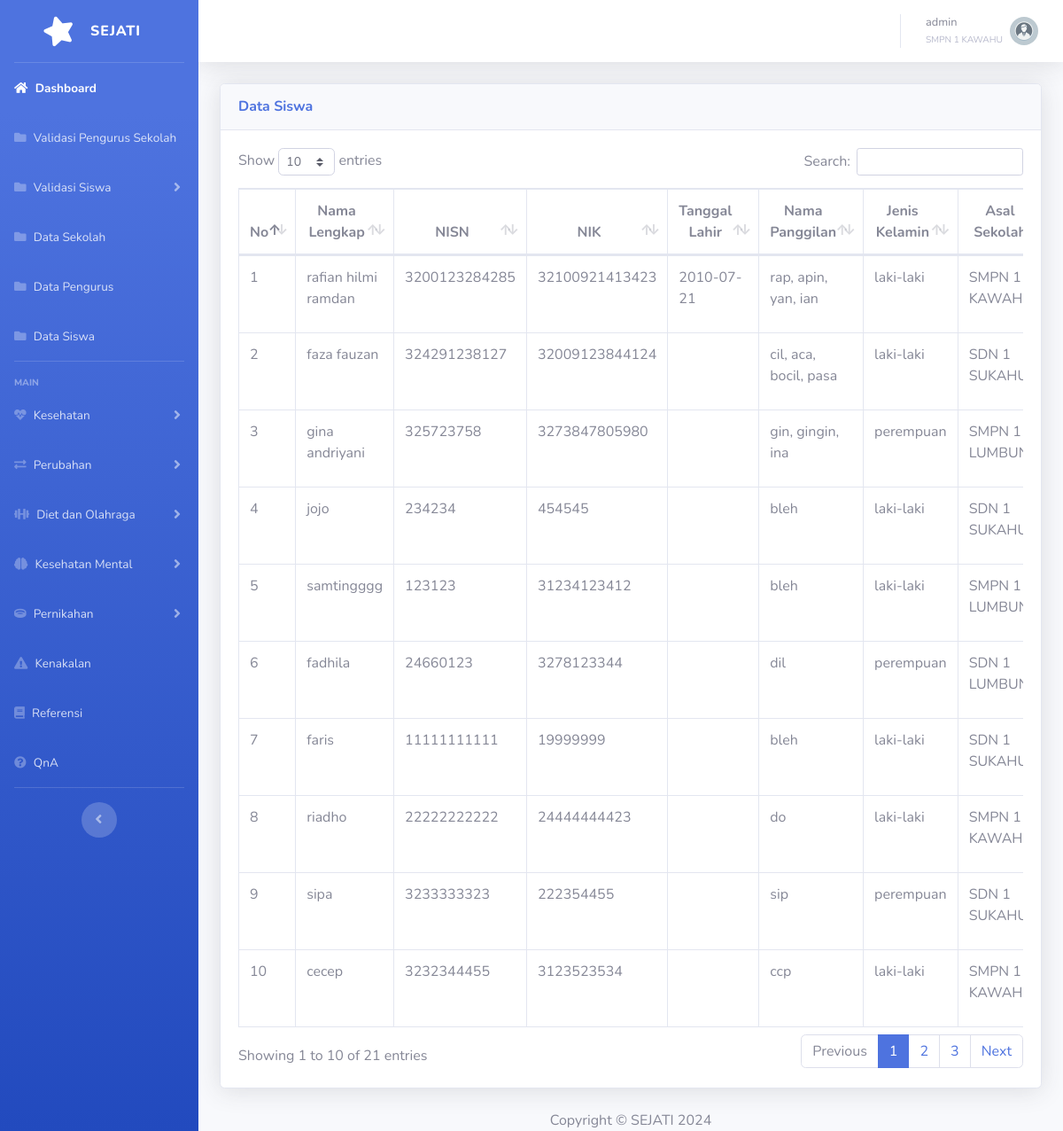
Screenshot of /datasiswa.php (signed in) with the database file from the repository.
### tables this page shows
CREATE TABLE `tbsekolah` (
  `idsekolah` int(11) NOT NULL,
  `namasekolah` varchar(100) NOT NULL,
  `alamatsekolah` varchar(255) NOT NULL,
  `notelpsekolah` varchar(15) DEFAULT NULL,
  `kepalasekolah` varchar(50) NOT NULL,
  `namapjsekolah` varchar(50) NOT NULL,
  `notelpj` varchar(15) DEFAULT NULL
);

CREATE TABLE `tbsiswa` (
  `idsiswa` int(11) NOT NULL,
  `namalengkapsiswa` varchar(255) NOT NULL,
  `nisn` varchar(20) NOT NULL,
  `nik` varchar(20) DEFAULT NULL,
  `tanggallahir` date DEFAULT NULL,
  `namapanggilan` varchar(100) DEFAULT NULL,
  `jeniskelamin` enum('laki-laki','perempuan') NOT NULL,
  `asalsekolah` int(11) DEFAULT NULL,
  `notelp` varchar(15) DEFAULT NULL,
  `alamat` text DEFAULT NULL
);

### datasiswa.php (the view, shortened to what this page needs)
<?php
include('header.php');
$username = $_SESSION['username'];
if ($_SESSION['role'] == 'admin') {
    $sql = "SELECT s.idsiswa, s.namalengkapsiswa, s.nisn, s.nik, s.tanggallahir, s.namapanggilan, s.jeniskelamin, sc.namasekolah AS asalsekolah, s.notelp, s.alamat
            FROM tbsiswa s
            LEFT JOIN tbsekolah sc ON s.asalsekolah = sc.idsekolah";
}
$result = $conn->query($sql);
?>
<?php include('sidebar.php'); ?>
<?php include('topbar.php'); ?>
<div class="container-fluid">
    <div class="card shadow mb-4">
        <div class="card-header py-3">
            <h6 class="m-0 font-weight-bold text-primary">Data Siswa</h6>
        </div>
        <div class="card-body">
            <div class="table-responsive">
                <table class="table table-bordered" id="dataTable" width="100%" cellspacing="0">
                    <thead>
                        <tr class="text-center">
                            <th>No</th>
                            <th>Nama Lengkap</th>
                            <th>NISN</th>
                            <th>NIK</th>
                            <th>Tanggal Lahir</th>
                            <th>Nama Panggilan</th>
                            <th>Jenis Kelamin</th>
                            <th>Asal Sekolah</th>
                        </tr>
                    </thead>
                    <tbody>
                        <?php
                        if ($result->num_rows > 0) {
                            $nomor = 1;
                            while($row = $result->fetch_assoc()) {
                                echo "<tr style='cursor:pointer;' onclick=\"window.location.href='profilsiswa.php?id=" . $row["idsiswa"] . "'\">";
                                echo "<td>" . $nomor . "</td>";
                                echo "<td>" . $row["namalengkapsiswa"] . "</td>";
                                echo "<td>" . $row["nisn"] . "</td>";
                                echo "<td>" . $row["nik"] . "</td>";
                                echo "<td>" . $row["tanggallahir"] . "</td>";
                                echo "<td>" . $row["namapanggilan"] . "</td>";
                                echo "<td>" . $row["jeniskelamin"] . "</td>";
                                echo "<td>" . $row["asalsekolah"] . "</td>";
                                echo "</tr>";
                                $nomor++;
                            }
                        } else {
                            echo "<tr><td colspan='10'>Tidak ada data siswa</td></tr>";
                        }
                        ?>
                    </tbody>
                </table>
            </div>
        </div>
    </div>
</div>
    <?php include('footer.php'); ?>

### topbar.php (shortened to what this page needs)
<div id="content-wrapper" class="d-flex flex-column">
    <div id="content">
        <nav class="navbar navbar-expand navbar-light bg-white topbar mb-4 static-top shadow">
            <ul class="navbar-nav ml-auto">
                <li class="nav-item dropdown no-arrow">
                    <a class="nav-link dropdown-toggle" href="#" id="userDropdown" role="button"
                    data-toggle="dropdown" aria-haspopup="true" aria-expanded="false">
                        <span class="mr-2 d-none d-lg-inline text-gray-600 small">
                            <?php echo htmlspecialchars($username); ?><br>
                            <small class="text-gray-500"><?php echo htmlspecialchars($namasekolah); ?></small>
                        </span>
                        <?php
                        if ($role == 'admin') {
                            echo '<img class="img-profile rounded-circle" src="img/admin.webp">';
                        } elseif ($role == 'pengurus') {
                            echo '<img class="img-profile rounded-circle" src="img/pengurus.svg">';
                        } elseif ($role == 'siswa') {
                            echo '<img class="img-profile rounded-circle" src="img/siswa.webp">';
                        } else {
                            echo '<img class="img-profile rounded-circle" src="img/pengurus.svg">';
                        }
                        ?>
                    </a>
                </li>
            </ul>
        </nav>

### header.php (style rules this page uses)
.table-responsive { overflow-x: auto; }

### rows the page displays
tbsekolah: namasekolah "SMPN 1 KAWAHU"
tbsiswa: namalengkapsiswa "rafian hilmi ramdan", nisn "3200123284285", nik "32100921413423", tanggallahir "2010-07-21", namapanggilan "rap, apin, yan, ian", jeniskelamin "laki-laki", asalsekolah.namasekolah "SMPN 1…"
tbsiswa: namalengkapsiswa "faza fauzan", nisn "324291238127", nik "32009123844124", namapanggilan "cil, aca, bocil, pasa", jeniskelamin "laki-laki", asalsekolah.namasekolah "SDN 1…"
tbsiswa: namalengkapsiswa "gina andriyani", nisn "325723758", nik "3273847805980", namapanggilan "gin, gingin, ina", jeniskelamin "perempuan", asalsekolah.namasekolah "SMPN 1…"
tbsiswa: namalengkapsiswa "jojo", nisn "234234", nik "454545", namapanggilan "bleh", jeniskelamin "laki-laki", asalsekolah.namasekolah "SDN 1…"
tbsiswa: namalengkapsiswa "samtingggg", nisn "123123", nik "31234123412", namapanggilan "bleh", jeniskelamin "laki-laki", asalsekolah.namasekolah "SMPN 1…"
tbsiswa: namalengkapsiswa "fadhila", nisn "24660123", nik "3278123344", namapanggilan "dil", jeniskelamin "perempuan", asalsekolah.namasekolah "SDN 1…"
tbsiswa: namalengkapsiswa "faris", nisn "11111111111", nik "19999999", namapanggilan "bleh", jeniskelamin "laki-laki", asalsekolah.namasekolah "SDN 1…"
tbsiswa: namalengkapsiswa "riadho", nisn "22222222222", nik "24444444423", namapanggilan "do", jeniskelamin "laki-laki", asalsekolah.namasekolah "SMPN 1…"
tbsiswa: namalengkapsiswa "sipa", nisn "3233333323", nik "222354455", namapanggilan "sip", jeniskelamin "perempuan", asalsekolah.namasekolah "SDN 1…"
tbsiswa: namalengkapsiswa "cecep", nisn "3232344455", nik "3123523534", namapanggilan "ccp", jeniskelamin "laki-laki", asalsekolah.namasekolah "SMPN 1…"

### other values shown
$username "admin"
